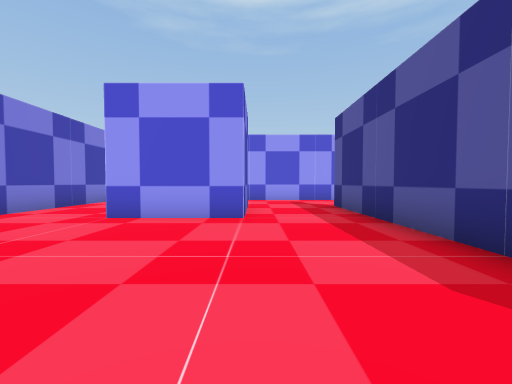
[1] (above)

16 first-person views from a walk through a scene from a Unity 3-D project. The camera is 1.3 m above the floor, tilts 2° down and sees 90° across. The floor is counted in squares, 2 m on a side. Each view is taken from the middle of a square. On the plan, view 1 faces up. The plan holds only what a view shows up to about 9 squares ahead; the rest is blank. The place goes on beyond the plan. The player is left out. Some animated figures are left out.

[2]
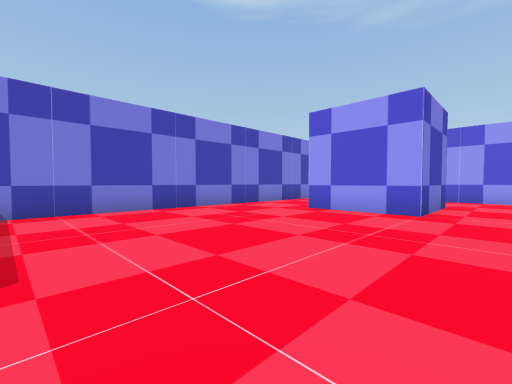

[3]
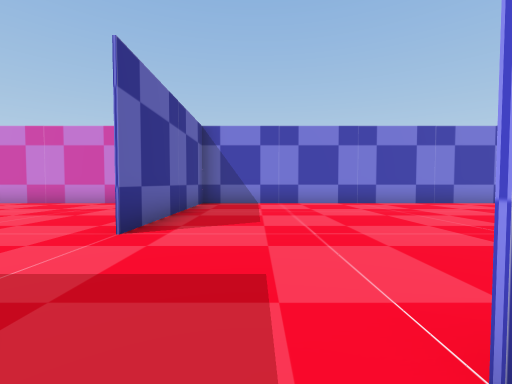

[4]
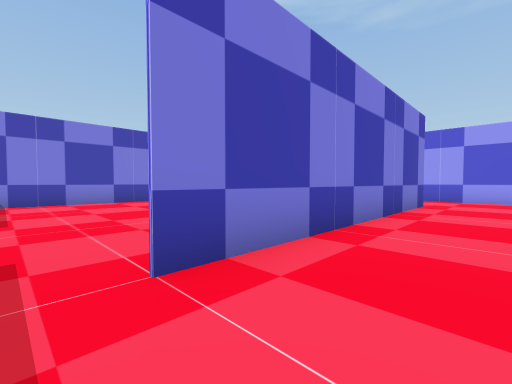

[5]
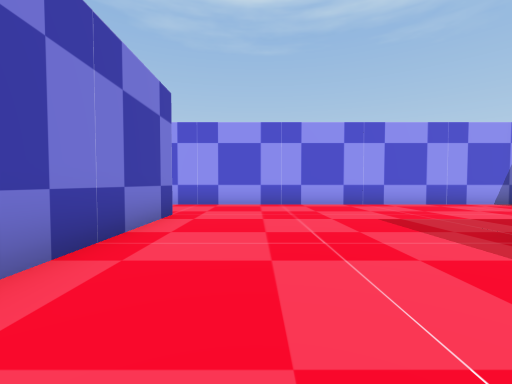

[6]
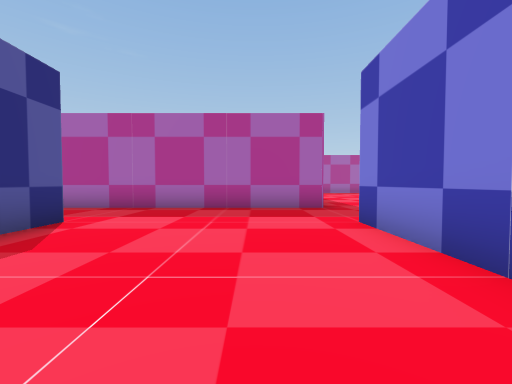

[7]
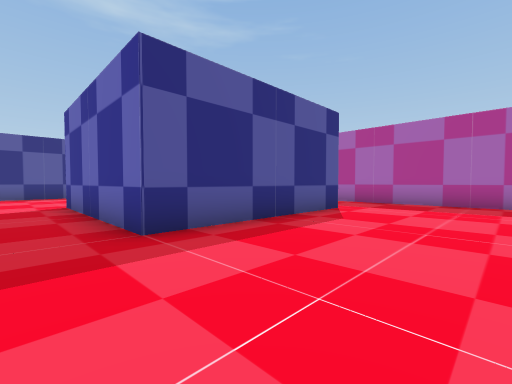

[8]
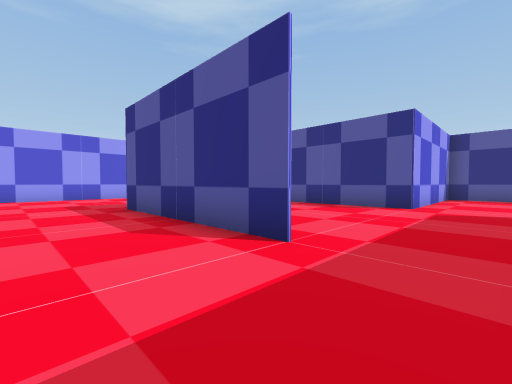

[9]
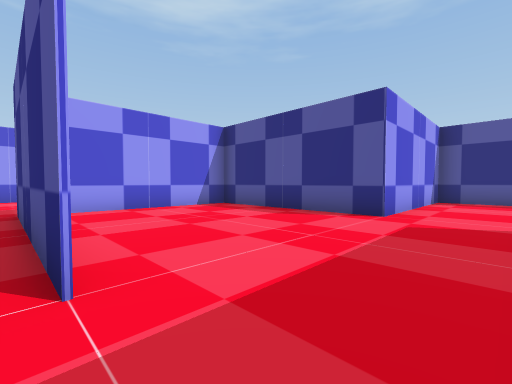

[10]
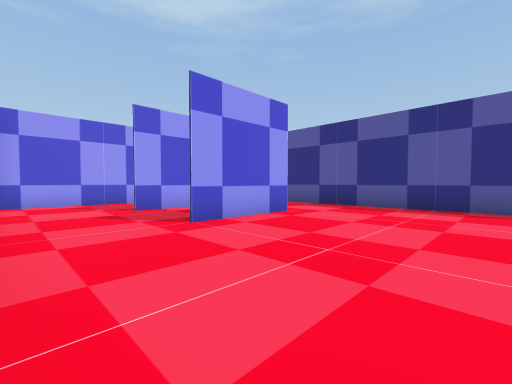

[11]
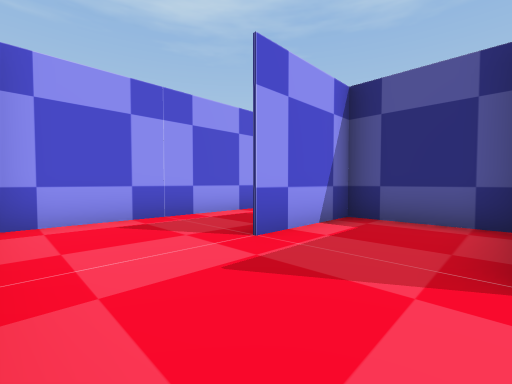

[12]
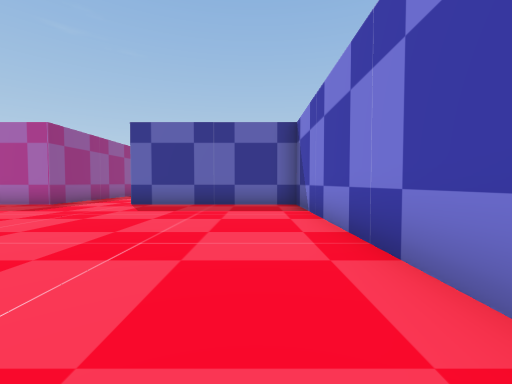

[13]
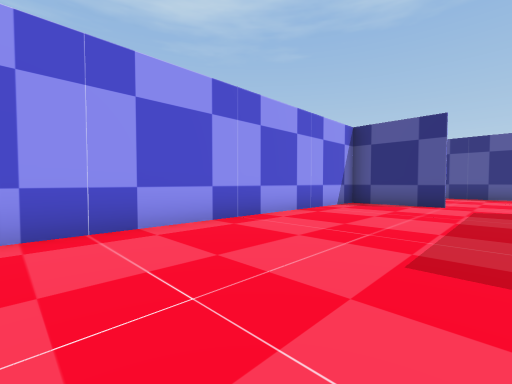

[14]
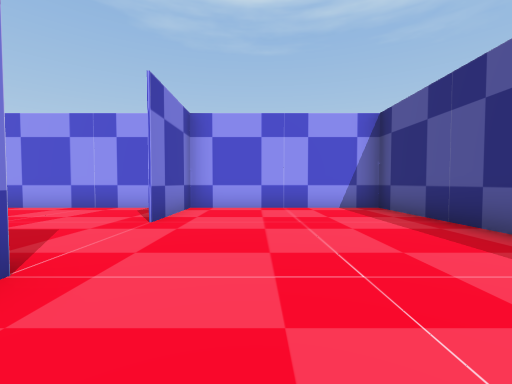

[15]
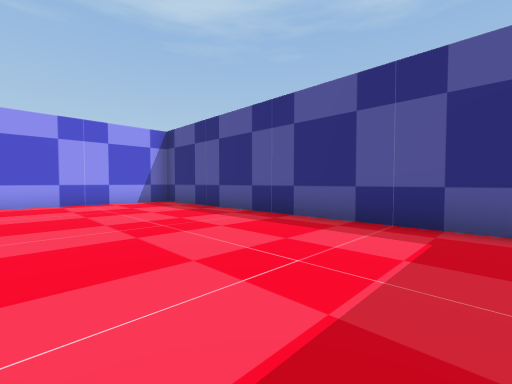

[16]
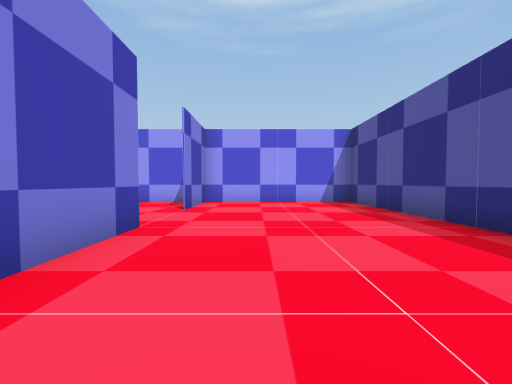

### Floor plan
Points are (right, up) in squares from view 1. A wall is a line through its corners. A room is listed if a view was taken in it or the views show most of it. See-through windows are left out.
Room 1 (views 1, 2, 10, 11, 12)
walls: (-0.3, 4.9) (-0.3, 7.2) (-2.9, 7.2); (2.2, 0.9) (2.2, 7.4); (-0.2, 7.4) (-0.2, 4.7) (-2.9, 4.7); (-5.2, 9) (-5.2, -2.7) (-0.1, -2.7); (1.6, 9.7) (-5.1, 9.7); (2.2, -4) (2.2, -2.7)
ways out: opening at (2, -1.5) to room 2; opening at (2, 8.5) to room 2; opening at (0.5, -3)
Room 2 (views 3, 4, 5, 6, 7, 8, 9, 13)
walls: (2.3, 7.4) (2.3, -0.4); (7.2, -0.4) (7.2, 4.8) (12.3, 4.8); (12.2, 7.1) (12.2, 9.8); (12, 9.7) (1.6, 9.7); (2.2, -2.7) (7.6, -2.7)
ways out: opening at (2, -1.5) to room 1; opening at (2, 8.5) to room 1; opening at (12, 6.5) to room 3; opening at (7, -1.5) to room 4
Room 3 (views 14, 15, 16)
walls: (12.3, 4.8) (12.3, 2.6); (17.2, 0) (17.2, 9.7) (12, 9.7); (12.3, 9.8) (12.3, 7.1)
ways out: opening at (12, 6.5) to room 2
Room 4 (no view inside)
walls: (12.2, -0.3) (12.2, 4.7) (8, 4.7); (7.6, -2.7) (9.1, -2.7)
ways out: opening at (7, -1.5) to room 2; opening at (12, -1.5)

Positions as (right, up) in squares from view 1, and headings:
1: (0, 0), facing up
2: (1, -1), facing up-left
3: (3, -1), facing left
4: (4, -1), facing up-left
5: (4, 2), facing up
6: (4, 4), facing down
7: (4, 6), facing down-right
8: (5, -2), facing up-right
9: (7, -2), facing up-right
10: (-5, 1), facing up-right
11: (-5, 5), facing up-right
12: (-4, 5), facing down
13: (4, 6), facing up-right
14: (14, 3), facing up
15: (13, 1), facing up-right
16: (14, 1), facing up
